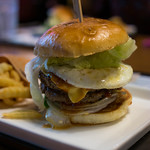
#> input picture myproject/Hamburger/15398578864.jpg, 150 x 150 px; its folder holds 4 pictures in this run
$ python sc2_numpy.py
#> lines starting #> are read from the running program, lines starting #| are printed output that depends on the picture
# 이미지들을 Numpy 형식으로 변환하기
import numpy as np
from PIL import Image              # Python Image Library
import glob, os, random

outfile = "./myproject/photos.npz" # 저장할 파일 이름

max_photo = 200 # 사용할 장 수
photo_size = 32 # 이미지 크기

x = []          # 이미지 데이터
y = []          # 레이블 데이터

def main():
    # 디렉터리 읽어 들이기                    (경로, 레이블)
    glob_files("./myproject/Hamburger", 0) # Hamburger폴더에 있는 모든 jpg파일 0 레이블
    glob_files("./myproject/Salad", 1)
    glob_files("./myproject/Gimbap", 2)

    np.savez(outfile, x=x, y=y)             # 파일로 저장하기
    print(outfile, len(x), "장 저장했습니다.")           # 600 장 저장했습니다.

def glob_files(path, label):            # path 내부의 이미지 읽어 들이기
#> called with path = './myproject/Hamburger', label = 0
    files = glob.glob(path+ "/*.jpg")   # 폴더안의 파일들의 목록을 불러옴ex)glob('*.txt')
    random.shuffle(files)
    # for문으로 모든 파일 색공간과 크기 변경
    num = 0
    for f in files:                                 # 200개의 이미지 3번
        if num >= max_photo:break                   # 200개가 넘으면 멈춤
        num += 1
        # 이미지 파일 읽어 들이기 Image모듈 open함수 사용
        img = Image.open(f)
#> img is the input picture: PIL image 150x150 RGB; mean R, G, B 111.6, 92.8, 66.8
        img = img.convert("RGB")                     # 색공간 변환하기
        img = img.resize((photo_size, photo_size))   # (32, 32)로 크기 변경하기
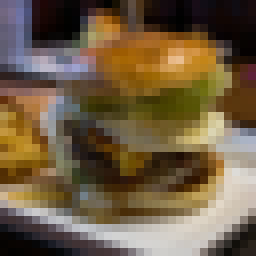
#> img: PIL image 32x32 RGB (shown 8 times larger); mean R, G, B 111.6, 92.8, 66.8
        img = np.asarray(img)                        # modifying img itself
                                                     # array : modifying img a copy
        x.append(img)
        y.append(label)
#> pass 2 of the loop in glob_files, `for f in files:`:
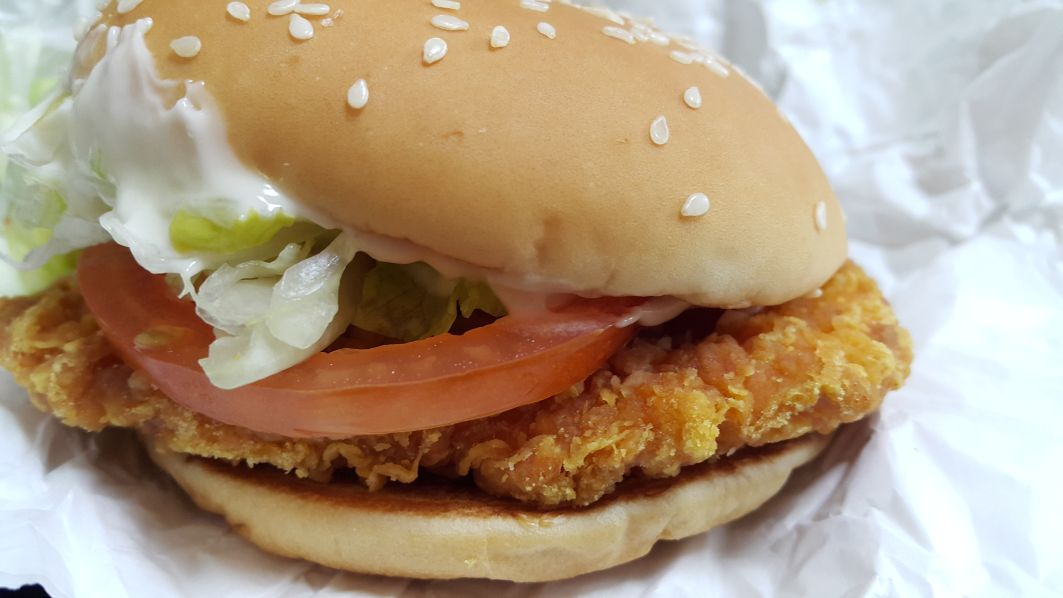
#> input picture myproject/Hamburger/(2).jpg, 5312 x 2988 px (shown at 1/5 size)
#> in glob_files, img is the input picture: PIL image 5312x2988 RGB; mean R, G, B 175.7, 154.6, 129.2
#> in glob_files, `img = img.resize((photo_size, photo_size))`:
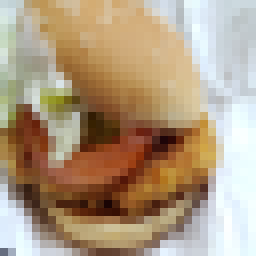
#> img: PIL image 32x32 RGB (shown 8 times larger); mean R, G, B 175.7, 154.5, 129.1
#> pass 3 of the loop in glob_files, `for f in files:`:
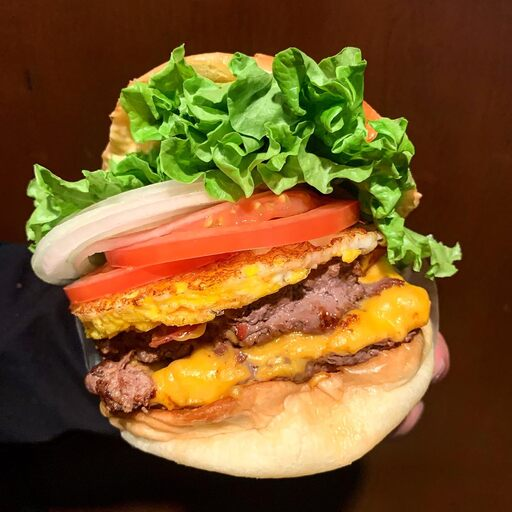
#> input picture myproject/Hamburger/1322635_1582699694131286.jpg, 512 x 512 px
#> in glob_files, img is the input picture: PIL image 512x512 RGB; mean R, G, B 120.6, 86.9, 38.7
#> in glob_files, `img = img.resize((photo_size, photo_size))`:
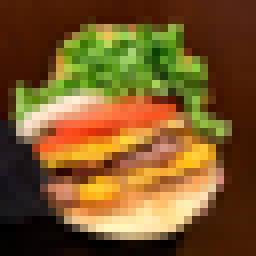
#> img: PIL image 32x32 RGB (shown 8 times larger); mean R, G, B 120.5, 86.9, 38.7
#> the loop made 4 passes; the first 3 are shown
# 엔트리 포인트 또는 메인이므로 main() 함수 실행
if __name__ == '__main__':
    main()
